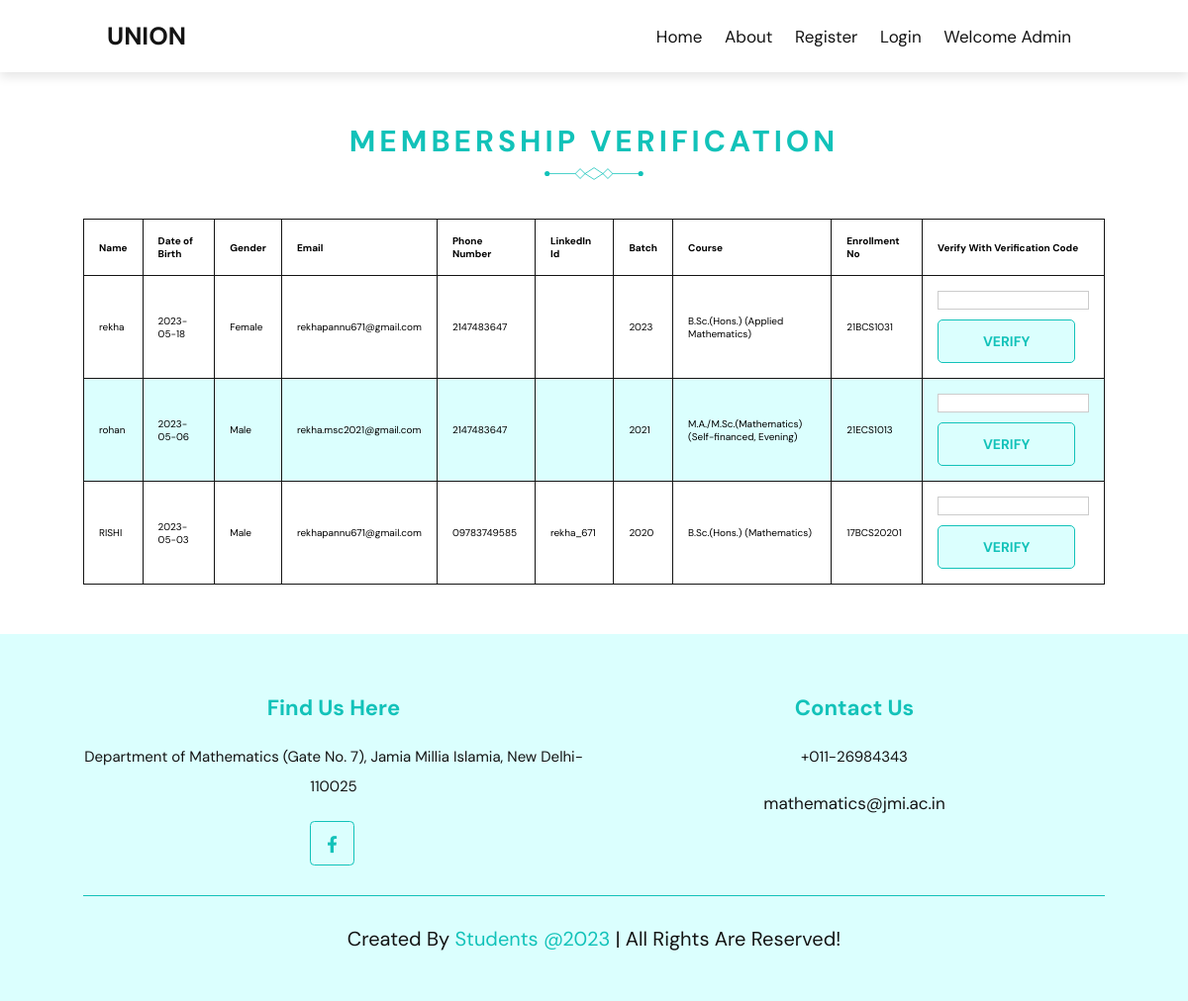
Page /verify.php on the committed database.
### tables this page shows
CREATE TABLE `membership` (
  `id` int(11) NOT NULL,
  `name` varchar(50) NOT NULL,
  `dob` date NOT NULL,
  `gender` varchar(10) NOT NULL,
  `email` varchar(100) NOT NULL,
  `phone` varchar(12) NOT NULL,
  `linkedin_id` varchar(100) NOT NULL,
  `batch` varchar(20) NOT NULL,
  `course` varchar(50) NOT NULL,
  `enrollment_no` varchar(50) NOT NULL,
  `photo` blob NOT NULL,
  `marksheet` longblob NOT NULL,
  `occupation` varchar(50) NOT NULL,
  `organization` varchar(50) NOT NULL,
  `designation` varchar(50) NOT NULL,
  `employment_id` varchar(50) NOT NULL,
  `country` varchar(50) NOT NULL,
  `city` varchar(50) NOT NULL,
  `currentdatetime` datetime NOT NULL,
  `verified` int(1) DEFAULT 0,
  `verification_code` int(11) NOT NULL
);

### verify.php (the view, shortened to what this page needs)
<?php
require_once "config.php";
$sql = "SELECT * FROM membership WHERE verified = 0";
$result = $conn->query($sql);
?>
<!DOCTYPE html>
<html lang="en">
<head>
    <link rel="stylesheet" href="https://cdnjs.cloudflare.com/ajax/libs/font-awesome/5.15.4/css/all.min.css">
    <link rel="stylesheet" href="https://unpkg.com/swiper/swiper-bundle.min.css" />
    <link rel="stylesheet" href="css/style.css">
</head>
<body>
    <header class="header">
        <a href="admin.php" class="logo">UNION </a>
        <nav class="navbar">
            <a href="admin.php" class="hover-underline">Home</a>
            <a href="about_admin.php" class="hover-underline">About</a>
            <?php if (isset($_SESSION['username'])) { ?>
                <a href="logout.php" class="hover-underline">Logout</a>
            <?php } else { ?>
                <a href="register.php" class=hover-underline">Register</a>
                <a href="login.php" class="hover-underline">Login</a>
            <?php } ?>
			<a class="nav-link" href="#"><?php echo "Welcome Admin ". $_SESSION['username']?></a>
        </nav>
    </header>
    <section class="verify" id="verify">
        <h1 class="heading">Membership Verification</h1>
        <table style="width:100%">
            <thead>
                <tr>
                    <th>Name</th>
                    <th>Date of Birth</th>
                    <th>Gender</th>
                    <th>Email</th>
                    <th>Phone Number</th>
                    <th>LinkedIn Id</th>
                    <th>Batch</th>
                    <th>Course</th>
                    <th>Enrollment No</th>
                    <th>Verify With Verification Code</th>
                </tr>
            </thead>
            <tbody>
                <?php
                while ($row = $result->fetch_assoc()) {
                    echo "<tr>";
                    echo "<td>" . $row["name"] . "</td>";
                    echo "<td>" . $row["dob"] . "</td>";
                    echo "<td>" . $row["gender"] . "</td>";
                    echo "<td>" . $row["email"] . "</td>";
                    echo "<td>" . $row["phone"] . "</td>";
                    echo "<td>" . $row["linkedin_id"] . "</td>";
                    echo "<td>" . $row["batch"] . "</td>";
                    echo "<td>" . $row["course"] . "</td>";
                    echo "<td>" . $row["enrollment_no"] . "</td>";
                    echo "<td>";
                    echo "<form method='post'>";
                    echo "<input type='text' name='verification_code' id='verification_code' style='border: 1px solid #ccc;'>";
                    echo "<br>";
                    echo '<button type="submit" class="btn"><span class="text text-1">verify</span><span class="text text-2" aria-hidden="true">verify</span></button>';
                    echo "</form>";
                    echo "</td>";
                    echo "</tr>";
                }
                ?>
            </tbody>
        </table>
    </section>
    <section class="footer">
    <div class="box-container">
        <div class="box">
            <h3>Find Us Here</h3>
            <p>Department of Mathematics (Gate No. 7), Jamia Millia Islamia, New Delhi-110025</p>
            <div class="share">
                <a href="https://www.facebook.com/srkmaths.jmi/" class="fab fa-facebook-f"></a>
            </div>
        </div>
        <div class="box">
            <h3>Contact Us</h3>
            <p>+011-26984343</p>
            <a href="mailto:mathematics@jmi.ac.in" class="link">mathematics@jmi.ac.in</a>
        </div>
    </div>
    <div class="credit">Created By <span> Students @2023 </span>| All Rights Are Reserved!</div>
    </section>
  </body>
</html>

### css/style.css (style rules this page uses)
:root { --primary-color: #12c2b9; --secondary: #dbfffe; --black: #141414; --white: #fff; --box-shadow: 0 .5rem 1rem rgba(0, 0, 0, 0.1); }
* { font-family: 'DM Sans', sans-serif; margin: 0; padding: 0; box-sizing: border-box; outline: none; border: none; text-decoration: none; transition: all .2s linear; }
html { font-size: 62.5%; overflow-x: hidden; scroll-padding-top: 9rem; scroll-behavior: smooth; }
section { padding: 5rem 7%; }
.heading { position: relative; color: var(--primary-color); font-size: 3rem; font-weight: 700; text-transform: uppercase; letter-spacing: .4rem; text-align: center; margin-bottom: 3rem; }
.heading::after { content: url('../images/separator.svg'); display: block; width: 10rem; margin-inline: auto; margin-top: -1rem; }
.btn { position: relative; display: inline-block; margin-top: 1rem; color: var(--primary-color); font-size: 1.4rem; font-weight: 700; text-transform: uppercase; max-width: max-content; border: .1rem solid var(--primary-color); background: var(--secondary); padding: 1.2rem 4.5rem; overflow: hidden; z-index: 1; border-radius: .5rem; }
.btn::before { content: ""; position: absolute; bottom: 100%; left: 50%; transform: translateX(-50%); width: 200%; height: 200%; border-radius: 50%; background-color: var(--primary-color); transition: 500ms ease; z-index: -1; }
.btn .text { transition: 250ms ease; }
.btn .text-2 { position: absolute; top: 100%; left: 50%; transform: translateX(-50%); min-width: max-content; color: var(--secondary); }
.header { position: relative; top: 0; left: 0; right: 0; z-index: 1000; background: var(--white); box-shadow: var(--box-shadow); display: flex; justify-content: space-between; align-items: center; padding: 2rem 9%; }
.header .logo { font-size: 2.5rem; font-weight: bolder; color: var(--black); }
.header .navbar a { font-size: 1.7rem; color: var(--black); margin: 0 1rem; padding-block: 1rem; }
.header .navbar .hover-underline { position: relative; max-width: max-content; }
.header .navbar .hover-underline::after { content: ''; position: absolute; left: 0; bottom: 0; width: 100%; height: .5rem; border-block: .1rem solid var(--primary-color); transform: scaleX(0.2); opacity: 0; transition: 500ms ease; }
.footer { background: var(--secondary); text-align: center; }
.footer .box-container { display: grid; grid-template-columns: repeat(auto-fit, minmax(25rem, 1fr)); gap: 2rem; }
.footer .box-container .box h3 { font-size: 2.2rem; color: var(--primary-color); padding: 1rem 0; }
.footer .box-container .box p { font-size: 1.5rem; color: var(--black); line-height: 2; padding: 1rem 0; }
.footer .box-container .box .share { margin-top: 1rem; }
.footer .box-container .box .share a { height: 4.5rem; width: 4.5rem; line-height: 4.5rem; border-radius: 10%; font-size: 1.7rem; border: .1rem solid var(--primary-color); color: var(--primary-color); margin-right: .3rem; text-align: center; }
.footer .box-container .box .link { font-size: 1.7rem; line-height: 2; color: var(--black); padding: .5rem 0; display: block; }
.footer .credit { font-size: 2rem; margin-top: 3rem; padding-top: 3rem; text-align: center; color: var(--black); border-top: .1rem solid var(--primary-color); }
.footer .credit span { color: var(--primary-color); }

### verify.php (style rules this page uses)
table, td, th { border: 1.5px solid #141414; text-align: left; }
table { border-collapse: collapse; width: 100%; }
th, td { padding: 15px; }
tr:nth-child(even) { background-color: #dbfffe; }

### rows in the picture
membership: name "rekha", dob "2023-05-18", gender "Female", email "rekhapannu671@gmail.com", phone "2147483647", batch "2023", course "B.Sc.(Hons.) (Applied Mathematics)", enrollment_no "21BCS1031"
membership: name "rohan", dob "2023-05-06", gender "Male", email "rekha.msc2021@gmail.com", phone "2147483647", batch "2021", course "M.A./M.Sc.(Mathematics) (Self-financed, Evening)", enrollment_no "21ECS1013"
membership: name "RISHI", dob "2023-05-03", gender "Male", email "rekhapannu671@gmail.com", phone "09783749585", linkedin "rekha_671", batch "2020", course "B.Sc.(Hons.) (Mathematics)", enrollment_no "17BCS20201"
